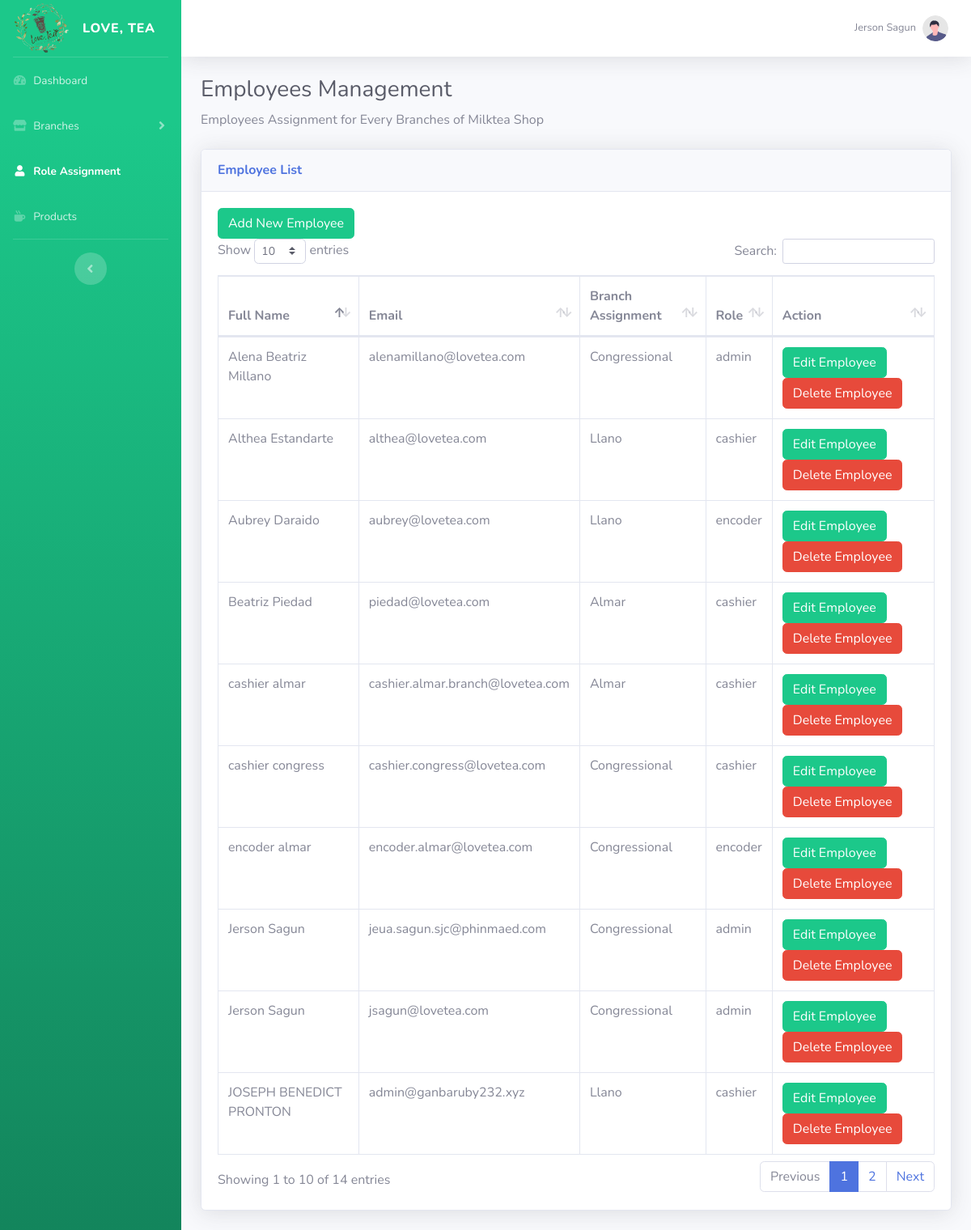
The app's page /employee.php (signed in) with its own data.
### tables this page shows
CREATE TABLE `users` (
  `id` int(11) NOT NULL,
  `fname` varchar(255) DEFAULT NULL,
  `lname` varchar(255) DEFAULT NULL,
  `email` varchar(255) DEFAULT NULL,
  `password_hash` varchar(255) DEFAULT NULL,
  `role` enum('admin','manager','cashier','encoder') DEFAULT NULL,
  `branch_assignment` int(11) DEFAULT NULL,
  `password_changed` tinyint(1) DEFAULT 0
);

CREATE TABLE `branches` (
  `id` int(11) NOT NULL,
  `name` varchar(255) DEFAULT NULL,
  `city` varchar(255) DEFAULT NULL
);

### employee.php (the view, shortened to what this page needs)
<?php
$screen = 'employee';
?>
<!DOCTYPE html>
<html lang="en">
<head>
    <link href="vendor/fontawesome-free/css/all.min.css" rel="stylesheet" type="text/css">
    <link href="css/sb-admin-2.min.css" rel="stylesheet">
    <link href="vendor/datatables/dataTables.bootstrap4.min.css" rel="stylesheet">
</head>
<body id="page-top">
    <div id="wrapper">
    <?php include"backend/nav.php"; ?>
                <div class="container-fluid">
                    <h1 class="h3 mb-2 text-gray-800">Employees Management</h1>
                    <p class="mb-4">Employees Assignment for Every Branches of Milktea Shop</p>
                    <div class="card shadow mb-4">
                        <div class="card-header py-3">
                            <h6 class="m-0 font-weight-bold text-primary">Employee List</h6>
                        </div>
                        <div class="card-body">
                        <a href="#" class='btn btn-success' data-toggle="modal" data-target="#addEmployeeModal">Add New Employee</a>
                            <div class="table-responsive">
                                <table class="table table-bordered" id="dataTable" width="100%" cellspacing="0">
                                    <thead>
                                        <tr>
                                            <th>Full Name</th>
                                            <th>Email</th>
                                            <th>Branch Assignment</th>
                                            <th>Role</th>
                                            <th>Action</th>
                                        </tr>
                                    </thead>
                                    <tbody>
                                    <?php
                            $mysqli = include('database.php');
                            $sql = "SELECT CONCAT(users.fname, ' ', users.lname) as fullname,
                                    users.id, users.email, users.branch_assignment, users.role,
                                    branches.name as branch_name
                                    FROM users
                                    LEFT JOIN branches ON users.branch_assignment = branches.id";
                            $result = $mysqli->query($sql);
                            if ($result->num_rows > 0) {
                                while ($row = $result->fetch_assoc()) {
                                    echo "<tr>
                                            <td>" . htmlspecialchars($row['fullname']) . "</td>
                                            <td>" . htmlspecialchars($row['email']) . "</td>
                                            <td>" . htmlspecialchars($row['branch_name']) . "</td>
                                            <td>" . $row['role'] . "</td>
                                            <td>
                                                <a href='#' class='btn btn-success edit-employee-btn' data-id='" . htmlspecialchars($row['id']) . "'>Edit Employee</a>
                                                <a href='backend/delete.php?user_id=" . htmlspecialchars($row['id']) . "' class='btn btn-danger'>Delete Employee</a>
                                            </td>
                                          </tr>";
                                }
                            } else {
                                echo "<tr><td colspan='4'>No records found</td></tr>";
                            }
                            ?>
                                    </tbody>
                                </table>
                            </div>
                        </div>
                    </div>
                </div>
            </div>
        </div>
    </div>
</body>
</html>

### backend/nav.php (shortened to what this page needs)
<ul class="navbar-nav bg-gradient-success sidebar sidebar-dark accordion" id="accordionSidebar">
<a class="sidebar-brand d-flex align-items-center justify-content-center" href="index.php">
    <div class="sidebar-brand-icon rotate-n-15">
        <img src="/uploads/logo.png" class="logo">
    </div>
    <div class="sidebar-brand-text mx-3">Love, Tea</div>
</a>
<hr class="sidebar-divider my-0">
<?php if ($_SESSION["role"] == "admin"){?>
<li class="nav-item <?php if ($screen == 'dashboard'){echo 'active';}?> ">
    <a class="nav-link" href="index.php">
        <i class="fas fa-fw fa-tachometer-alt"></i>
        <span>Dashboard</span></a>
</li>
<li class="nav-item <?php if ($screen == 'branches'){echo 'active';}?>">
    <a class="nav-link collapsed" href="#" data-toggle="collapse" data-target="#collapseBranches" aria-expanded="true" aria-controls="collapseBranches">
        <i class="fas fa-fw fa-store"></i>
        <span>Branches</span>
    </a>
</li>
<li class="nav-item <?php if ($screen == 'employee'){echo 'active';}?>">
    <a class="nav-link" href="employee.php">
        <i class="fas fa-fw fa-user"></i>
        <span>Role Assignment</span></a>
</li>
<li class="nav-item <?php if ($screen == 'products'){echo 'active';}?>">
    <a class="nav-link" href="products.php">
        <i class="fas fa-fw fa-mug-hot"></i>
        <span>Products</span></a>
</li>
<hr class="sidebar-divider d-none d-md-block">
<?php
}
?>
<div class="text-center d-none d-md-inline">
    <button class="rounded-circle border-0" id="sidebarToggle"></button>
</div>
</ul>
<div id="content-wrapper" class="d-flex flex-column">
<div id="content">
    <nav class="navbar navbar-expand navbar-light bg-white topbar mb-4 static-top shadow">
        <ul class="navbar-nav ml-auto">
            <li class="nav-item dropdown no-arrow">
                <a class="nav-link dropdown-toggle" href="#" id="userDropdown" role="button"
                    data-toggle="dropdown" aria-haspopup="true" aria-expanded="false">
                    <span class="mr-2 d-none d-lg-inline text-gray-600 small"><?= $_SESSION['name'];?></span>
                    <img class="img-profile rounded-circle"
                        src="img/undraw_profile.svg">
                </a>
            </li>
        </ul>
    </nav>

### backend/nav.php (style rules this page uses)
.logo { width: 70px; }

### records on screen
users: fullname "Jerson Sagun", email "jeua.sagun.sjc@phinmaed.com", branches.name "Congressional", role "admin"
users: fullname "cashier almar", email "cashier.almar.branch@lovetea.com", branches.name "Almar", role "cashier"
users: fullname "Aubrey Daraido", email "aubrey@lovetea.com", branches.name "Llano", role "encoder"
users: fullname "Alena Beatriz Millano", email "alenamillano@lovetea.com", branches.name "Congressional", role "admin"
users: fullname "Althea Estandarte", email "althea@lovetea.com", branches.name "Llano", role "cashier"
users: fullname "cashier congress", email "cashier.congress@lovetea.com", branches.name "Congressional", role "cashier"
users: fullname "JOSEPH BENEDICT PRONTON", email "admin@ganbaruby232.xyz", branches.name "Llano", role "cashier"
users: fullname "Jerson Sagun", email "jsagun@lovetea.com", branches.name "Congressional", role "admin"
users: fullname "Beatriz Piedad", email "piedad@lovetea.com", branches.name "Almar", role "cashier"
users: fullname "encoder almar", email "encoder.almar@lovetea.com", branches.name "Congressional", role "encoder"

### other values on screen
$_SESSION['name'] "Jerson Sagun"
